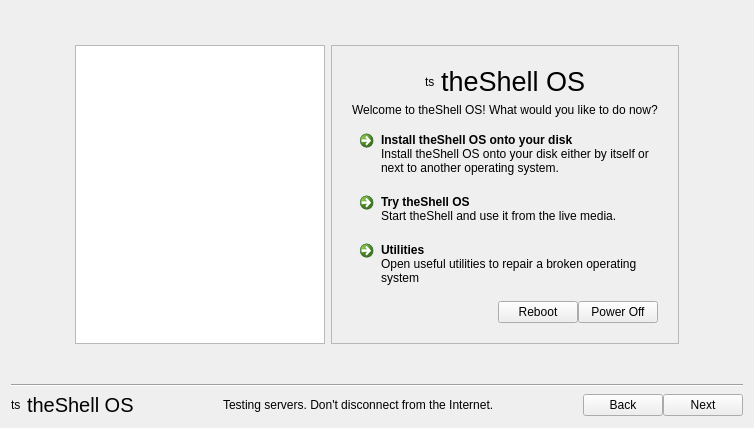
<?xml version="1.0" encoding="UTF-8"?>
<ui version="4.0">
 <class>MainWindow</class>
 <widget class="QMainWindow" name="MainWindow">
  <property name="geometry">
   <rect>
    <x>0</x>
    <y>0</y>
    <width>754</width>
    <height>428</height>
   </rect>
  </property>
  <property name="windowTitle">
   <string notr="true">theShell OS Installer</string>
  </property>
  <property name="windowIcon">
   <iconset theme="theshell">
    <normaloff>.</normaloff>.</iconset>
  </property>
  <widget class="QWidget" name="centralWidget">
   <layout class="QVBoxLayout" name="verticalLayout">
    <item>
     <widget class="AnimatedStackedWidget" name="pages">
      <property name="autoFillBackground">
       <bool>true</bool>
      </property>
      <property name="currentIndex">
       <number>0</number>
      </property>
      <widget class="QWidget" name="page">
       <property name="autoFillBackground">
        <bool>true</bool>
       </property>
       <layout class="QGridLayout" name="gridLayout">
        <item row="0" column="2">
         <spacer name="verticalSpacer_2">
          <property name="orientation">
           <enum>Qt::Vertical</enum>
          </property>
          <property name="sizeHint" stdset="0">
           <size>
            <width>20</width>
            <height>120</height>
           </size>
          </property>
         </spacer>
        </item>
        <item row="1" column="3">
         <spacer name="horizontalSpacer_3">
          <property name="orientation">
           <enum>Qt::Horizontal</enum>
          </property>
          <property name="sizeHint" stdset="0">
           <size>
            <width>178</width>
            <height>20</height>
           </size>
          </property>
         </spacer>
        </item>
        <item row="1" column="0">
         <spacer name="horizontalSpacer_2">
          <property name="orientation">
           <enum>Qt::Horizontal</enum>
          </property>
          <property name="sizeHint" stdset="0">
           <size>
            <width>178</width>
            <height>20</height>
           </size>
          </property>
         </spacer>
        </item>
        <item row="2" column="2">
         <spacer name="verticalSpacer">
          <property name="orientation">
           <enum>Qt::Vertical</enum>
          </property>
          <property name="sizeHint" stdset="0">
           <size>
            <width>20</width>
            <height>120</height>
           </size>
          </property>
         </spacer>
        </item>
        <item row="1" column="2">
         <widget class="QFrame" name="frame_3">
          <property name="autoFillBackground">
           <bool>true</bool>
          </property>
          <property name="frameShape">
           <enum>QFrame::StyledPanel</enum>
          </property>
          <property name="frameShadow">
           <enum>QFrame::Raised</enum>
          </property>
          <layout class="QVBoxLayout" name="verticalLayout_2">
           <property name="leftMargin">
            <number>20</number>
           </property>
           <property name="topMargin">
            <number>20</number>
           </property>
           <property name="rightMargin">
            <number>20</number>
           </property>
           <property name="bottomMargin">
            <number>20</number>
           </property>
           <item>
            <layout class="QHBoxLayout" name="horizontalLayout_10">
             <item>
              <spacer name="horizontalSpacer_6">
               <property name="orientation">
                <enum>Qt::Horizontal</enum>
               </property>
               <property name="sizeHint" stdset="0">
                <size>
                 <width>40</width>
                 <height>20</height>
                </size>
               </property>
              </spacer>
             </item>
             <item>
              <widget class="QLabel" name="tsLogo">
               <property name="text">
                <string notr="true">ts</string>
               </property>
              </widget>
             </item>
             <item>
              <widget class="QLabel" name="osHeader">
               <property name="font">
                <font>
                 <pointsize>20</pointsize>
                </font>
               </property>
               <property name="text">
                <string notr="true">theShell OS</string>
               </property>
              </widget>
             </item>
             <item>
              <spacer name="horizontalSpacer_7">
               <property name="orientation">
                <enum>Qt::Horizontal</enum>
               </property>
               <property name="sizeHint" stdset="0">
                <size>
                 <width>40</width>
                 <height>20</height>
                </size>
               </property>
              </spacer>
             </item>
            </layout>
           </item>
           <item>
            <widget class="QLabel" name="welcomeLabel">
             <property name="text">
              <string notr="true">Welcome to theShell OS! What would you like to do now?</string>
             </property>
            </widget>
           </item>
           <item>
            <layout class="QVBoxLayout" name="verticalLayout_10">
             <property name="spacing">
              <number>0</number>
             </property>
             <item>
              <widget class="QCommandLinkButton" name="installTSOS">
               <property name="sizePolicy">
                <sizepolicy hsizetype="Preferred" vsizetype="Preferred">
                 <horstretch>0</horstretch>
                 <verstretch>0</verstretch>
                </sizepolicy>
               </property>
               <property name="text">
                <string notr="true">Install theShell OS onto your disk</string>
               </property>
               <property name="description">
                <string notr="true">Install theShell OS onto your disk either by itself or next to another operating system.</string>
               </property>
              </widget>
             </item>
             <item>
              <widget class="QCommandLinkButton" name="startTS">
               <property name="text">
                <string notr="true">Try theShell OS</string>
               </property>
               <property name="icon">
                <iconset theme="theshell">
                 <normaloff>.</normaloff>.</iconset>
               </property>
               <property name="description">
                <string>Start theShell and use it from the live media.</string>
               </property>
              </widget>
             </item>
             <item>
              <widget class="QCommandLinkButton" name="startUtils">
               <property name="text">
                <string>Utilities</string>
               </property>
               <property name="description">
                <string>Open useful utilities to repair a broken operating system</string>
               </property>
              </widget>
             </item>
            </layout>
           </item>
           <item>
            <layout class="QHBoxLayout" name="horizontalLayout_11">
             <property name="spacing">
              <number>0</number>
             </property>
             <item>
              <spacer name="horizontalSpacer_8">
               <property name="orientation">
                <enum>Qt::Horizontal</enum>
               </property>
               <property name="sizeHint" stdset="0">
                <size>
                 <width>40</width>
                 <height>20</height>
                </size>
               </property>
              </spacer>
             </item>
             <item>
              <widget class="QPushButton" name="RebootButton">
               <property name="text">
                <string>Reboot</string>
               </property>
               <property name="icon">
                <iconset theme="system-reboot">
                 <normaloff>.</normaloff>.</iconset>
               </property>
              </widget>
             </item>
             <item>
              <widget class="QPushButton" name="PowerOffButton">
               <property name="text">
                <string>Power Off</string>
               </property>
               <property name="icon">
                <iconset theme="system-shutdown">
                 <normaloff>.</normaloff>.</iconset>
               </property>
              </widget>
             </item>
            </layout>
           </item>
          </layout>
         </widget>
        </item>
        <item row="1" column="1">
         <widget class="QListWidget" name="languageBox">
          <property name="minimumSize">
           <size>
            <width>250</width>
            <height>0</height>
           </size>
          </property>
         </widget>
        </item>
       </layout>
      </widget>
      <widget class="QWidget" name="page_10">
       <property name="autoFillBackground">
        <bool>true</bool>
       </property>
       <layout class="QVBoxLayout" name="verticalLayout_14">
        <item>
         <widget class="QLabel" name="label_15">
          <property name="sizePolicy">
           <sizepolicy hsizetype="Preferred" vsizetype="Maximum">
            <horstretch>0</horstretch>
            <verstretch>0</verstretch>
           </sizepolicy>
          </property>
          <property name="font">
           <font>
            <pointsize>20</pointsize>
           </font>
          </property>
          <property name="text">
           <string>Internet</string>
          </property>
         </widget>
        </item>
        <item>
         <widget class="QLabel" name="label_7">
          <property name="sizePolicy">
           <sizepolicy hsizetype="Preferred" vsizetype="Maximum">
            <horstretch>0</horstretch>
            <verstretch>0</verstretch>
           </sizepolicy>
          </property>
          <property name="text">
           <string>Let's connect to the internet so we can pick the best software repositories for faster software downloads, and so we can get system updates.</string>
          </property>
          <property name="wordWrap">
           <bool>true</bool>
          </property>
         </widget>
        </item>
        <item>
         <widget class="NetworkWidget" name="networkwidget" native="true">
          <property name="sizePolicy">
           <sizepolicy hsizetype="Preferred" vsizetype="Ignored">
            <horstretch>0</horstretch>
            <verstretch>0</verstretch>
           </sizepolicy>
          </property>
         </widget>
        </item>
       </layout>
      </widget>
      <widget class="QWidget" name="page_2">
       <property name="autoFillBackground">
        <bool>true</bool>
       </property>
       <layout class="QVBoxLayout" name="verticalLayout_3">
        <item>
         <widget class="QLabel" name="label_4">
          <property name="font">
           <font>
            <pointsize>20</pointsize>
           </font>
          </property>
          <property name="text">
           <string>Get Started</string>
          </property>
         </widget>
        </item>
        <item>
         <widget class="QLabel" name="label_5">
          <property name="text">
           <string>Let's make sure your PC meets some requirements.</string>
          </property>
         </widget>
        </item>
        <item>
         <widget class="QFrame" name="frame_4">
          <property name="frameShape">
           <enum>QFrame::StyledPanel</enum>
          </property>
          <property name="frameShadow">
           <enum>QFrame::Raised</enum>
          </property>
          <layout class="QHBoxLayout" name="horizontalLayout_4">
           <property name="leftMargin">
            <number>9</number>
           </property>
           <property name="topMargin">
            <number>0</number>
           </property>
           <property name="rightMargin">
            <number>0</number>
           </property>
           <property name="bottomMargin">
            <number>0</number>
           </property>
           <item>
            <widget class="QLabel" name="label_9">
             <property name="sizePolicy">
              <sizepolicy hsizetype="Expanding" vsizetype="Preferred">
               <horstretch>0</horstretch>
               <verstretch>0</verstretch>
              </sizepolicy>
             </property>
             <property name="text">
              <string>You'll need to have 8 GiB of space on your drive.</string>
             </property>
            </widget>
           </item>
           <item>
            <widget class="QFrame" name="frame_7">
             <property name="styleSheet">
              <string notr="true">background-color: rgb(0, 100, 0)</string>
             </property>
             <property name="frameShape">
              <enum>QFrame::NoFrame</enum>
             </property>
             <property name="frameShadow">
              <enum>QFrame::Raised</enum>
             </property>
             <layout class="QHBoxLayout" name="horizontalLayout_7">
              <item>
               <widget class="QLabel" name="label_13">
                <property name="text">
                 <string notr="true">tick</string>
                </property>
               </widget>
              </item>
              <item>
               <widget class="QLabel" name="label_12">
                <property name="sizePolicy">
                 <sizepolicy hsizetype="Preferred" vsizetype="Preferred">
                  <horstretch>0</horstretch>
                  <verstretch>0</verstretch>
                 </sizepolicy>
                </property>
                <property name="text">
                 <string>OK!</string>
                </property>
               </widget>
              </item>
             </layout>
            </widget>
           </item>
          </layout>
         </widget>
        </item>
        <item>
         <widget class="QFrame" name="frame_5">
          <property name="frameShape">
           <enum>QFrame::StyledPanel</enum>
          </property>
          <property name="frameShadow">
           <enum>QFrame::Raised</enum>
          </property>
          <layout class="QHBoxLayout" name="horizontalLayout_5">
           <property name="topMargin">
            <number>0</number>
           </property>
           <property name="rightMargin">
            <number>0</number>
           </property>
           <property name="bottomMargin">
            <number>0</number>
           </property>
           <item>
            <widget class="QLabel" name="label_10">
             <property name="sizePolicy">
              <sizepolicy hsizetype="Expanding" vsizetype="Preferred">
               <horstretch>0</horstretch>
               <verstretch>0</verstretch>
              </sizepolicy>
             </property>
             <property name="text">
              <string>You should connect your device to power so that we don't run out of power during installation.</string>
             </property>
            </widget>
           </item>
           <item>
            <widget class="QFrame" name="acPane">
             <property name="styleSheet">
              <string notr="true">background-color: rgb(200, 100, 0)</string>
             </property>
             <property name="frameShape">
              <enum>QFrame::NoFrame</enum>
             </property>
             <property name="frameShadow">
              <enum>QFrame::Raised</enum>
             </property>
             <layout class="QHBoxLayout" name="horizontalLayout_8">
              <item>
               <widget class="QLabel" name="acPaneCheck">
                <property name="text">
                 <string notr="true">warn</string>
                </property>
               </widget>
              </item>
              <item>
               <widget class="QLabel" name="acPaneOK">
                <property name="text">
                 <string notr="true">Warning!</string>
                </property>
               </widget>
              </item>
             </layout>
            </widget>
           </item>
          </layout>
         </widget>
        </item>
        <item>
         <widget class="QFrame" name="frame_6">
          <property name="frameShape">
           <enum>QFrame::StyledPanel</enum>
          </property>
          <property name="frameShadow">
           <enum>QFrame::Raised</enum>
          </property>
          <layout class="QHBoxLayout" name="horizontalLayout_6">
           <property name="leftMargin">
            <number>9</number>
           </property>
           <property name="topMargin">
            <number>0</number>
           </property>
           <property name="rightMargin">
            <number>0</number>
           </property>
           <property name="bottomMargin">
            <number>0</number>
           </property>
           <item>
            <widget class="QLabel" name="label_11">
             <property name="sizePolicy">
              <sizepolicy hsizetype="Expanding" vsizetype="Preferred">
               <horstretch>0</horstretch>
               <verstretch>0</verstretch>
              </sizepolicy>
             </property>
             <property name="text">
              <string>You should connect to the internet.</string>
             </property>
            </widget>
           </item>
           <item>
            <widget class="QFrame" name="networkPane">
             <property name="styleSheet">
              <string notr="true">background-color: rgb(200, 100, 0)</string>
             </property>
             <property name="frameShape">
              <enum>QFrame::NoFrame</enum>
             </property>
             <property name="frameShadow">
              <enum>QFrame::Raised</enum>
             </property>
             <layout class="QHBoxLayout" name="horizontalLayout_9">
              <item>
               <widget class="QLabel" name="networkPaneCheck">
                <property name="text">
                 <string notr="true">warn</string>
                </property>
               </widget>
              </item>
              <item>
               <widget class="QLabel" name="networkPaneOK">
                <property name="text">
                 <string notr="true">Warning!</string>
                </property>
               </widget>
              </item>
             </layout>
            </widget>
           </item>
          </layout>
         </widget>
        </item>
        <item>
         <widget class="QCheckBox" name="systemUpdatesCheckbox">
          <property name="text">
           <string>Perform system updates during installation</string>
          </property>
         </widget>
        </item>
        <item>
         <spacer name="verticalSpacer_3">
          <property name="orientation">
           <enum>Qt::Vertical</enum>
          </property>
          <property name="sizeHint" stdset="0">
           <size>
            <width>20</width>
            <height>40</height>
           </size>
          </property>
         </spacer>
        </item>
       </layout>
      </widget>
      <widget class="QWidget" name="page_3">
       <property name="autoFillBackground">
        <bool>true</bool>
       </property>
       <layout class="QVBoxLayout" name="verticalLayout_4">
        <item>
         <widget class="QLabel" name="label_6">
          <property name="font">
           <font>
            <pointsize>20</pointsize>
           </font>
          </property>
          <property name="text">
           <string>Drives</string>
          </property>
         </widget>
        </item>
        <item>
         <widget class="QLabel" name="driveExplainLabel">
          <property name="text">
           <string notr="true">How do you want to install theShell OS?</string>
          </property>
         </widget>
        </item>
        <item>
         <layout class="QHBoxLayout" name="horizontalLayout_3">
          <item>
           <widget class="QLabel" name="label_8">
            <property name="text">
             <string>Installation Drive</string>
            </property>
           </widget>
          </item>
          <item>
           <widget class="QComboBox" name="driveBox">
            <property name="sizePolicy">
             <sizepolicy hsizetype="Expanding" vsizetype="Fixed">
              <horstretch>0</horstretch>
              <verstretch>0</verstretch>
             </sizepolicy>
            </property>
           </widget>
          </item>
         </layout>
        </item>
        <item>
         <widget class="QCommandLinkButton" name="driveErase">
          <property name="text">
           <string>Erase Drive</string>
          </property>
          <property name="description">
           <string>Delete all data on all partitions on this drive. You'll lose all data on this drive, including documents, other files and any other operating systems currently installed</string>
          </property>
         </widget>
        </item>
        <item>
         <spacer name="verticalSpacer_4">
          <property name="orientation">
           <enum>Qt::Vertical</enum>
          </property>
          <property name="sizeHint" stdset="0">
           <size>
            <width>20</width>
            <height>40</height>
           </size>
          </property>
         </spacer>
        </item>
        <item>
         <widget class="QCommandLinkButton" name="drivePartitionManager">
          <property name="text">
           <string>Open partition manager</string>
          </property>
          <property name="description">
           <string>Opens up the partition management so you can manually configure the drive.</string>
          </property>
         </widget>
        </item>
        <item>
         <widget class="QCommandLinkButton" name="driveSkip">
          <property name="text">
           <string>Skip (Debug)</string>
          </property>
         </widget>
        </item>
       </layout>
      </widget>
      <widget class="QWidget" name="page_4">
       <property name="autoFillBackground">
        <bool>true</bool>
       </property>
       <layout class="QVBoxLayout" name="verticalLayout_5">
        <item>
         <widget class="QLabel" name="InstallTitleLabel">
          <property name="font">
           <font>
            <pointsize>20</pointsize>
           </font>
          </property>
          <property name="text">
           <string notr="true">Install theShell OS</string>
          </property>
         </widget>
        </item>
        <item>
         <widget class="QLabel" name="InstallExplainLabel">
          <property name="text">
           <string notr="true">Click &quot;Next&quot; to start installing theShell OS </string>
          </property>
         </widget>
        </item>
        <item>
         <spacer name="verticalSpacer_5">
          <property name="orientation">
           <enum>Qt::Vertical</enum>
          </property>
          <property name="sizeHint" stdset="0">
           <size>
            <width>20</width>
            <height>40</height>
           </size>
          </property>
         </spacer>
        </item>
       </layout>
      </widget>
      <widget class="QWidget" name="page_5">
       <property name="autoFillBackground">
        <bool>true</bool>
       </property>
       <layout class="QVBoxLayout" name="verticalLayout_6">
        <item>
         <widget class="QLabel" name="label_18">
          <property name="font">
           <font>
            <pointsize>20</pointsize>
           </font>
          </property>
          <property name="text">
           <string>User Setup</string>
          </property>
         </widget>
        </item>
        <item>
         <widget class="QLabel" name="label_19">
          <property name="text">
           <string>Set up your user account.</string>
          </property>
         </widget>
        </item>
        <item>
         <layout class="QGridLayout" name="gridLayout_2">
          <item row="0" column="1" colspan="2">
           <widget class="QLineEdit" name="FullName"/>
          </item>
          <item row="3" column="1" colspan="2">
           <widget class="QLineEdit" name="Hostname">
            <property name="text">
             <string/>
            </property>
            <property name="placeholderText">
             <string>FamilyPC</string>
            </property>
           </widget>
          </item>
          <item row="0" column="0">
           <widget class="QLabel" name="label_20">
            <property name="text">
             <string>Fu&amp;ll Name</string>
            </property>
            <property name="buddy">
             <cstring>FullName</cstring>
            </property>
           </widget>
          </item>
          <item row="2" column="2">
           <widget class="QLineEdit" name="PasswordConfirm">
            <property name="echoMode">
             <enum>QLineEdit::Password</enum>
            </property>
            <property name="placeholderText">
             <string>Again!</string>
            </property>
           </widget>
          </item>
          <item row="1" column="1" colspan="2">
           <widget class="QLineEdit" name="UserName"/>
          </item>
          <item row="3" column="0">
           <widget class="QLabel" name="label_23">
            <property name="text">
             <string>Co&amp;mputer Name</string>
            </property>
            <property name="buddy">
             <cstring>Hostname</cstring>
            </property>
           </widget>
          </item>
          <item row="2" column="0">
           <widget class="QLabel" name="label_22">
            <property name="text">
             <string>Password</string>
            </property>
            <property name="buddy">
             <cstring>Password</cstring>
            </property>
           </widget>
          </item>
          <item row="1" column="0">
           <widget class="QLabel" name="label_21">
            <property name="text">
             <string>&amp;Username</string>
            </property>
            <property name="buddy">
             <cstring>UserName</cstring>
            </property>
           </widget>
          </item>
          <item row="2" column="1">
           <widget class="QLineEdit" name="Password">
            <property name="echoMode">
             <enum>QLineEdit::Password</enum>
            </property>
           </widget>
          </item>
          <item row="4" column="1" colspan="2">
           <widget class="QLabel" name="label_24">
            <property name="text">
             <string>The computer name is used when communicating with other devices over the network.</string>
            </property>
           </widget>
          </item>
         </layout>
        </item>
        <item>
         <spacer name="verticalSpacer_6">
          <property name="orientation">
           <enum>Qt::Vertical</enum>
          </property>
          <property name="sizeHint" stdset="0">
           <size>
            <width>20</width>
            <height>40</height>
           </size>
          </property>
         </spacer>
        </item>
       </layout>
      </widget>
      <widget class="QWidget" name="page_6">
       <property name="autoFillBackground">
        <bool>true</bool>
       </property>
       <layout class="QVBoxLayout" name="verticalLayout_7">
        <item>
         <widget class="QLabel" name="InstallingTitleLabel">
          <property name="font">
           <font>
            <pointsize>20</pointsize>
           </font>
          </property>
          <property name="text">
           <string notr="true">Installing theShell OS...</string>
          </property>
         </widget>
        </item>
        <item>
         <widget class="QLabel" name="InstallingExplainLabel">
          <property name="text">
           <string notr="true">Thanks for being patient. It'll take a while to install theShell OS. Even if the bar is not moving, the installation is still running.</string>
          </property>
          <property name="wordWrap">
           <bool>true</bool>
          </property>
         </widget>
        </item>
        <item>
         <spacer name="verticalSpacer_7">
          <property name="orientation">
           <enum>Qt::Vertical</enum>
          </property>
          <property name="sizeHint" stdset="0">
           <size>
            <width>20</width>
            <height>40</height>
           </size>
          </property>
         </spacer>
        </item>
        <item>
         <widget class="QLabel" name="statusLabel">
          <property name="text">
           <string notr="true">TextLabel</string>
          </property>
         </widget>
        </item>
        <item>
         <widget class="QProgressBar" name="progressBar">
          <property name="value">
           <number>24</number>
          </property>
         </widget>
        </item>
       </layout>
      </widget>
      <widget class="QWidget" name="page_7">
       <layout class="QGridLayout" name="gridLayout_3">
        <item row="0" column="1">
         <spacer name="verticalSpacer_9">
          <property name="orientation">
           <enum>Qt::Vertical</enum>
          </property>
          <property name="sizeHint" stdset="0">
           <size>
            <width>20</width>
            <height>54</height>
           </size>
          </property>
         </spacer>
        </item>
        <item row="1" column="0">
         <spacer name="horizontalSpacer_4">
          <property name="orientation">
           <enum>Qt::Horizontal</enum>
          </property>
          <property name="sizeHint" stdset="0">
           <size>
            <width>117</width>
            <height>20</height>
           </size>
          </property>
         </spacer>
        </item>
        <item row="1" column="1">
         <widget class="QFrame" name="frame_8">
          <property name="frameShape">
           <enum>QFrame::StyledPanel</enum>
          </property>
          <property name="frameShadow">
           <enum>QFrame::Raised</enum>
          </property>
          <layout class="QVBoxLayout" name="verticalLayout_8">
           <property name="leftMargin">
            <number>20</number>
           </property>
           <property name="topMargin">
            <number>20</number>
           </property>
           <property name="rightMargin">
            <number>20</number>
           </property>
           <property name="bottomMargin">
            <number>20</number>
           </property>
           <item>
            <widget class="QLabel" name="label_14">
             <property name="font">
              <font>
               <pointsize>20</pointsize>
              </font>
             </property>
             <property name="text">
              <string>All done!</string>
             </property>
            </widget>
           </item>
           <item>
            <widget class="QLabel" name="SuccessExplainLabel">
             <property name="text">
              <string notr="true">theShell OS was successfully installed. What would you like to do now?</string>
             </property>
            </widget>
           </item>
           <item>
            <layout class="QVBoxLayout" name="verticalLayout_9">
             <property name="spacing">
              <number>0</number>
             </property>
             <item>
              <widget class="QCommandLinkButton" name="RebootInstallerDone">
               <property name="text">
                <string>Reboot</string>
               </property>
               <property name="icon">
                <iconset theme="system-reboot">
                 <normaloff>.</normaloff>.</iconset>
               </property>
               <property name="description">
                <string notr="true">Stop running theShell OS from the live media and start using it from the hard disk.</string>
               </property>
              </widget>
             </item>
             <item>
              <widget class="QCommandLinkButton" name="ExitInstallerDone">
               <property name="text">
                <string>Exit</string>
               </property>
               <property name="icon">
                <iconset theme="application-exit">
                 <normaloff>.</normaloff>.</iconset>
               </property>
               <property name="description">
                <string notr="true">Exit the installer, but continue using theShell OS from the live media. Until you reboot, no data will be saved to the disk.</string>
               </property>
              </widget>
             </item>
            </layout>
           </item>
          </layout>
         </widget>
        </item>
        <item row="1" column="2">
         <spacer name="horizontalSpacer_5">
          <property name="orientation">
           <enum>Qt::Horizontal</enum>
          </property>
          <property name="sizeHint" stdset="0">
           <size>
            <width>117</width>
            <height>20</height>
           </size>
          </property>
         </spacer>
        </item>
        <item row="2" column="1">
         <spacer name="verticalSpacer_8">
          <property name="orientation">
           <enum>Qt::Vertical</enum>
          </property>
          <property name="sizeHint" stdset="0">
           <size>
            <width>20</width>
            <height>54</height>
           </size>
          </property>
         </spacer>
        </item>
       </layout>
      </widget>
      <widget class="QWidget" name="page_9">
       <property name="autoFillBackground">
        <bool>true</bool>
       </property>
       <layout class="QVBoxLayout" name="verticalLayout_13">
        <item>
         <widget class="QLabel" name="label_29">
          <property name="font">
           <font>
            <pointsize>20</pointsize>
           </font>
          </property>
          <property name="text">
           <string>Ouch...</string>
          </property>
         </widget>
        </item>
        <item>
         <widget class="QLabel" name="label_30">
          <property name="text">
           <string>Something didn't quite work correctly when we were installing theShell OS.</string>
          </property>
         </widget>
        </item>
        <item>
         <widget class="QLabel" name="label_31">
          <property name="font">
           <font>
            <weight>75</weight>
            <bold>true</bold>
           </font>
          </property>
          <property name="text">
           <string>Error details:</string>
          </property>
         </widget>
        </item>
        <item>
         <widget class="QLabel" name="errorDetails">
          <property name="text">
           <string notr="true">TextLabel</string>
          </property>
         </widget>
        </item>
        <item>
         <widget class="QCommandLinkButton" name="retryErrorButton">
          <property name="text">
           <string>Retry</string>
          </property>
          <property name="description">
           <string>Reattempt the failed step</string>
          </property>
         </widget>
        </item>
        <item>
         <widget class="QCommandLinkButton" name="skipErrorButton">
          <property name="text">
           <string>Skip</string>
          </property>
          <property name="description">
           <string>Skip the failed step</string>
          </property>
         </widget>
        </item>
        <item>
         <spacer name="verticalSpacer_11">
          <property name="orientation">
           <enum>Qt::Vertical</enum>
          </property>
          <property name="sizeHint" stdset="0">
           <size>
            <width>20</width>
            <height>40</height>
           </size>
          </property>
         </spacer>
        </item>
        <item>
         <widget class="QCommandLinkButton" name="startOverButton">
          <property name="text">
           <string>Start Over</string>
          </property>
          <property name="description">
           <string notr="true">Start installation of theShell OS again</string>
          </property>
         </widget>
        </item>
        <item>
         <widget class="QCommandLinkButton" name="abortErrorButton">
          <property name="text">
           <string>Abort</string>
          </property>
          <property name="description">
           <string notr="true">Quit installing theShell OS altogether. This may leave you with an unbootable system</string>
          </property>
         </widget>
        </item>
       </layout>
      </widget>
      <widget class="QWidget" name="page_8">
       <property name="autoFillBackground">
        <bool>true</bool>
       </property>
       <layout class="QVBoxLayout" name="verticalLayout_11">
        <item>
         <widget class="QLabel" name="label_28">
          <property name="font">
           <font>
            <pointsize>20</pointsize>
           </font>
          </property>
          <property name="text">
           <string>Utilities</string>
          </property>
         </widget>
        </item>
        <item>
         <widget class="QLabel" name="label_27">
          <property name="text">
           <string>These utilities can be used to repair an installed operating system or to perform other administration tasks.</string>
          </property>
         </widget>
        </item>
        <item>
         <layout class="QVBoxLayout" name="verticalLayout_12">
          <property name="spacing">
           <number>0</number>
          </property>
          <item>
           <widget class="QCommandLinkButton" name="OpenTerminal">
            <property name="text">
             <string>Terminal</string>
            </property>
            <property name="icon">
             <iconset theme="utilities-terminal">
              <normaloff>.</normaloff>.</iconset>
            </property>
            <property name="description">
             <string>Access a shell</string>
            </property>
           </widget>
          </item>
          <item>
           <widget class="QCommandLinkButton" name="OpenFileManager">
            <property name="text">
             <string>File Manager</string>
            </property>
            <property name="icon">
             <iconset theme="system-file-manager">
              <normaloff>.</normaloff>.</iconset>
            </property>
            <property name="description">
             <string>Show files on this device</string>
            </property>
           </widget>
          </item>
          <item>
           <widget class="QCommandLinkButton" name="OperPartition">
            <property name="text">
             <string>Partition Manager</string>
            </property>
            <property name="icon">
             <iconset theme="partitionmanager">
              <normaloff>.</normaloff>.</iconset>
            </property>
            <property name="description">
             <string>Manage disk partitions</string>
            </property>
           </widget>
          </item>
         </layout>
        </item>
        <item>
         <spacer name="verticalSpacer_10">
          <property name="orientation">
           <enum>Qt::Vertical</enum>
          </property>
          <property name="sizeHint" stdset="0">
           <size>
            <width>20</width>
            <height>40</height>
           </size>
          </property>
         </spacer>
        </item>
       </layout>
      </widget>
     </widget>
    </item>
    <item>
     <widget class="Line" name="line">
      <property name="orientation">
       <enum>Qt::Horizontal</enum>
      </property>
     </widget>
    </item>
    <item>
     <widget class="QFrame" name="frame">
      <property name="autoFillBackground">
       <bool>true</bool>
      </property>
      <property name="frameShape">
       <enum>QFrame::NoFrame</enum>
      </property>
      <property name="frameShadow">
       <enum>QFrame::Raised</enum>
      </property>
      <layout class="QHBoxLayout" name="horizontalLayout">
       <property name="spacing">
        <number>0</number>
       </property>
       <property name="leftMargin">
        <number>0</number>
       </property>
       <property name="topMargin">
        <number>0</number>
       </property>
       <property name="rightMargin">
        <number>0</number>
       </property>
       <property name="bottomMargin">
        <number>0</number>
       </property>
       <item>
        <widget class="QFrame" name="frame_2">
         <property name="frameShape">
          <enum>QFrame::NoFrame</enum>
         </property>
         <property name="frameShadow">
          <enum>QFrame::Raised</enum>
         </property>
         <layout class="QHBoxLayout" name="horizontalLayout_2">
          <property name="leftMargin">
           <number>0</number>
          </property>
          <property name="topMargin">
           <number>0</number>
          </property>
          <property name="rightMargin">
           <number>0</number>
          </property>
          <property name="bottomMargin">
           <number>0</number>
          </property>
          <item>
           <widget class="QLabel" name="iconLabel">
            <property name="text">
             <string notr="true">ts</string>
            </property>
           </widget>
          </item>
          <item>
           <widget class="QLabel" name="osFooter">
            <property name="font">
             <font>
              <pointsize>15</pointsize>
             </font>
            </property>
            <property name="text">
             <string notr="true">theShell OS</string>
            </property>
           </widget>
          </item>
         </layout>
        </widget>
       </item>
       <item>
        <spacer name="horizontalSpacer">
         <property name="orientation">
          <enum>Qt::Horizontal</enum>
         </property>
         <property name="sizeHint" stdset="0">
          <size>
           <width>40</width>
           <height>20</height>
          </size>
         </property>
        </spacer>
       </item>
       <item>
        <widget class="QLabel" name="rankingMirrorsLabel">
         <property name="text">
          <string>Testing servers. Don't disconnect from the Internet.</string>
         </property>
        </widget>
       </item>
       <item>
        <spacer name="horizontalSpacer_9">
         <property name="orientation">
          <enum>Qt::Horizontal</enum>
         </property>
         <property name="sizeHint" stdset="0">
          <size>
           <width>40</width>
           <height>20</height>
          </size>
         </property>
        </spacer>
       </item>
       <item>
        <widget class="QPushButton" name="backButton">
         <property name="text">
          <string>Back</string>
         </property>
         <property name="icon">
          <iconset theme="go-previous">
           <normaloff>.</normaloff>.</iconset>
         </property>
        </widget>
       </item>
       <item>
        <widget class="QPushButton" name="nextButton">
         <property name="text">
          <string>Next</string>
         </property>
         <property name="icon">
          <iconset theme="go-next">
           <normaloff>.</normaloff>.</iconset>
         </property>
        </widget>
       </item>
      </layout>
     </widget>
    </item>
   </layout>
  </widget>
 </widget>
 <layoutdefault spacing="6" margin="11"/>
 <customwidgets>
  <customwidget>
   <class>AnimatedStackedWidget</class>
   <extends>QStackedWidget</extends>
   <header>animatedstackedwidget.h</header>
   <container>1</container>
  </customwidget>
  <customwidget>
   <class>NetworkWidget</class>
   <extends>QWidget</extends>
   <header>networkmanager/networkwidget.h</header>
   <container>1</container>
   <slots>
    <signal>networkAvailable(bool)</signal>
   </slots>
  </customwidget>
 </customwidgets>
 <tabstops>
  <tabstop>backButton</tabstop>
  <tabstop>nextButton</tabstop>
  <tabstop>driveErase</tabstop>
  <tabstop>drivePartitionManager</tabstop>
  <tabstop>driveBox</tabstop>
  <tabstop>driveSkip</tabstop>
  <tabstop>FullName</tabstop>
  <tabstop>UserName</tabstop>
  <tabstop>Password</tabstop>
  <tabstop>PasswordConfirm</tabstop>
  <tabstop>Hostname</tabstop>
 </tabstops>
 <resources/>
 <connections/>
</ui>
